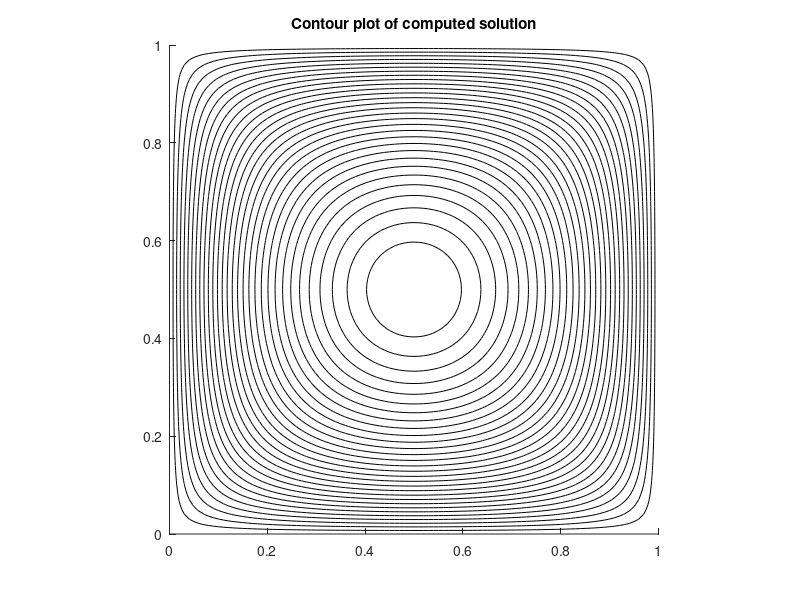

Write the MATLAB code that produced this figure.
% Problem #3.
% Disclaimer:   The code is not orignally made by the graduate student.
%               However, considerable work was done to edit the B.C.s and
%               other parameters to come up with the solution.
%               Please see reference in the documentation.

% Author Remarks:
% poisson2.m  -- solve the Poisson problem u_{xx} + u_{yy} = f(x,y)
% on [a,b] x [a,b].  
% 
% The 5-point Laplacian is used at interior grid points.
% This system of equations is then solved using backslash.
% 
% From  http://www.amath.washington.edu/~rjl/fdmbook/chapter3  (2007)


a = 0; 
b = 1;
h = 0.01;
m = (b-a)/h - 1;
% m = 99;
% h = (b-a)/(m+1);
x = linspace(a,b,m+2);   % grid points x including boundaries
y = linspace(a,b,m+2);   % grid points y including boundaries

[X,Y] = meshgrid(x,y);      % 2d arrays of x,y values
X = X';                     % transpose so that X(i,j),Y(i,j) are
Y = Y';                     % coordinates of (i,j) point

Iint = 2:m+1;              % indices of interior points in x
Jint = 2:m+1;              % indices of interior points in y
Xint = X(Iint,Jint);       % interior points
Yint = Y(Iint,Jint);

%f = @(x,y) 1.25*exp(x+y/2);         % f(x,y) function

%rhs = f(Xint,Yint);       % evaluate f at interior points for right hand side
                           % rhs is modified below for boundary conditions.
rhs  = ones(size(Xint))*(-100000/16);

utrue = exp(0*X+0*Y);        % true solution for test problem

% set boundary conditions around edges of usoln array:

usoln = utrue;              % use true solution for this test problem
                            % This sets full array, but only boundary values
                            % are used below.  For a problem where utrue
                            % is not known, would have to set each edge of
                            % usoln to the desired Dirichlet boundary values.

% adjust the rhs to include boundary terms:

alpha = (75*h)/(5*h+1);
beta = 1/(5*h+1);
rhs(:,1) = rhs(:,1) - alpha*ones(size(rhs(:,1)))/h^2;
rhs(:,m) = rhs(:,m) - alpha*ones(size(rhs(:,m)))/h^2;
rhs(1,:) = rhs(1,:) - alpha*ones(size(rhs(1,:)))/h^2;
rhs(m,:) = rhs(m,:) - alpha*ones(size(rhs(m,:)))/h^2;

% convert the 2d grid function rhs into a column vector for rhs of system:
F = reshape(rhs,m*m,1);

% form matrix A:
I = speye(m);                        % mxm identitiy matrix
e = ones(m,1);
T = spdiags([e -4*e e],[-1 0 1],m,m);    
S = spdiags([e e],[-1 1],m,m);

A = (kron(I,T) + kron(S,I)) / h^2;


% Solve the linear system:
uvec = A\F;  

% reshape vector solution uvec as a grid function and 
% insert this interior solution into usoln for plotting purposes:
% (recall boundary conditions in usoln are already set) 

usoln(Iint,Jint) = reshape(uvec,m,m);

% % assuming true solution is known and stored in utrue:
% err = max(max(abs(usoln-utrue)));   
% fprintf('Error relative to true solution of PDE = %10.3e \n',err)

% plot results:

clf
hold on

% plot grid:
% plot(X,Y,'g');  plot(X',Y','g')

% plot solution:
contour(X,Y,usoln,30,'k')

axis([a b a b])
daspect([1 1 1])
title('Contour plot of computed solution')
hold off
